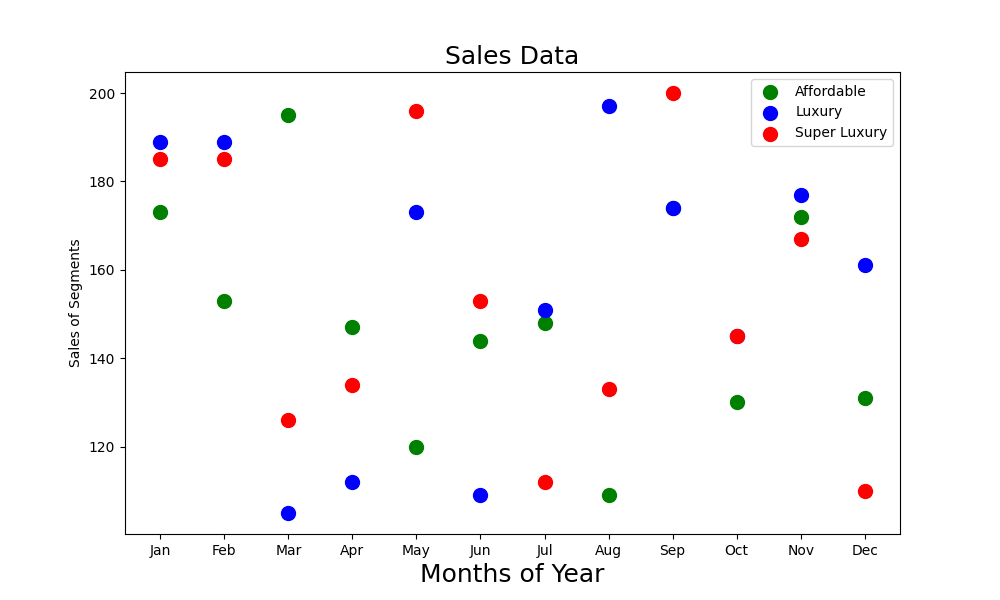

The Python source for this figure:
import matplotlib.pyplot as plt
month=["Jan","Feb","Mar","Apr","May","Jun","Jul","Aug","Sep","Oct","Nov","Dec"]
affordable_segment = [173,153,195,147,120,144,148,109,174,130,172,131]
luxury_segment = [189,189,105,112,173,109,151,197,174,145,177,161]
super_luxury_segment = [185,185,126,134,196,153,112,133,200,145,167,110]
plt.figure(figsize=(10, 6))
plt.scatter(month,affordable_segment,color='green',label='Affordable',s=100)
plt.scatter(month,luxury_segment,color='blue',label='Luxury',s=100)
plt.scatter(month,super_luxury_segment,color='red',label='Super Luxury',s=100)
plt.xlabel('Months of Year', fontsize=18)
plt.ylabel('Sales of Segments')
plt.title('Sales Data', fontsize=18)
plt.legend()
plt.show()
